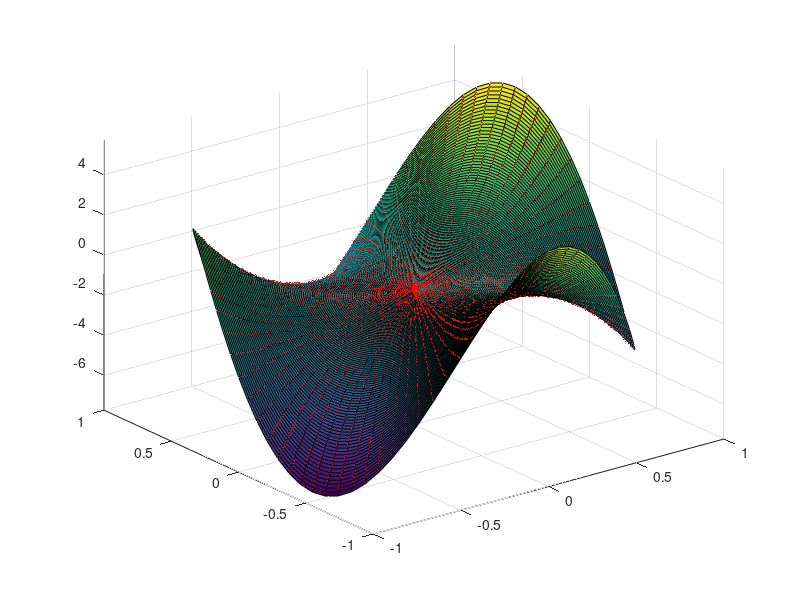

The MATLAB source for this figure:
clc;clear;close all

rres = 101;
tres = 101;

r = linspace(0,1,rres);
t = linspace(0,2*pi,tres);

[rr,tt] = meshgrid(r,t);

uu = -1+2*rr.*cos(tt)+5*rr.^3.*sin(3*tt);

xx = rr.*cos(tt);
yy = rr.*sin(tt);

surf(xx,yy,uu)

% poisson's method

uualt = uu*0;
intv = 1001;
phi = linspace(0,2*pi,intv);
a = 1;

for i = 1:numel(rr)
    ri = rr(i);
    ti = tt(i);
    func = 1/(2*pi)*(a^2-ri^2).*(-1+2*cos(phi)+5*sin(3*phi))...
      ./(a^2+ri^2-2*a*ri*cos(ti-phi));
    uualt(i) = trapz(phi,func);
end
hold on
plot3(xx,yy,uualt,'r.')
axis([-1 1 -1 1 min(min(uu)) max(max(uu))]);
